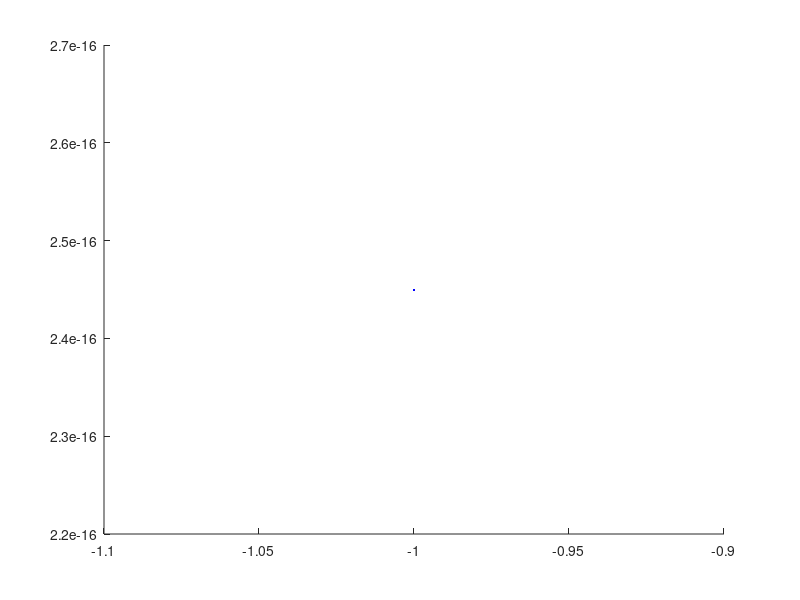

This figure's MATLAB source: (Note: this script raises an error after producing the figure.)
%HW 8 Problem 3.1.2 part b
%Amie Demmel
%lax_wendroff.m
%
%This script impliments lax_wendroff scheme to solve ut+a*ux=0

%Initialize
clear Lerr merr;
col=['b'; 'g'; 'r'; 'c'];
iter=1;
flag=1;
a=input('wave speed : ');
lb=input('lambda : ');

ax=-1;
bx=1;
at=0;
bt=1.2;

figure
hold on
while(flag)
    h=input('Enter space step h : ');
    k=lb*h;

    n=round((bt-at)/k + 1);
    m=round((bx-ax)/h + 1);

    %Initial data
    u=zeros(n,m);
    x=ax;
    for i=1:m
        u(1,i)=sin(2*pi*x);
        x=x+h;
    end

    %Scheme calculate
    for j=1:n-1
        for i=2:m-1
            %Lax-Wendroff
            L1=a*lb/2;
            L2=(a*lb)^2/2;
            u(j+1,i)=(1-2*L2)*u(j,i)+(L2-L1)*u(j,i+1)+(L2+L1)*u(j,i-1);
        end
        %since scheme requires m+1 to calculate m, we can not calculate m gird directly,
        %it also requires m-1 to calculate m, so we can not calculate 1
        %grid directly... so approximated m grid point by m-1 and then set
        %grid 1 to grid m to satisfy periodic boundries
        u(j+1,m)=u(j,m-1);
        u(j+1,1)=u(j+1,m);
    end
    %Visulize and calculate error of solution both L-norm (Lerr) and max
    %norm (merr)
    x1=ax:h:bx;
    plot(x1,u(n,:),col(iter))
    
    tr=initialu(x1-bt);
    err1=abs(u(n,1:m-1)-tr(1:m-1));
   
    Lerr(iter)=(h*sum((err1).^2))^1/2;
    merr(iter)=norm(err1,Inf);
    
    iter=iter+1;
    lb=input('lambda : ');
    if lb == 0
        flag = 0; 
    end
end

plot(x1,tr,'k')
hold off